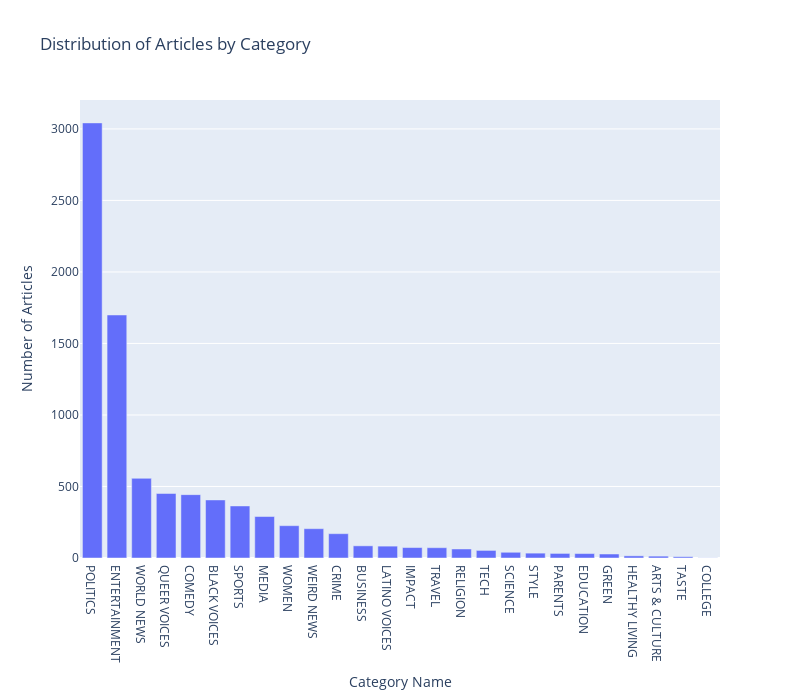

The notebook cell saved with this chart:
### Code cell
# Create a bar chart to visualize the distribution of articles by category using Plotly Express
# value_counts(): This method counts the occurrences of each unique value in the category column of the news_articles DataFrame. It then automatically sorts these counts in descending order
# reset_index(): This is used to convert the Series returned by value_counts() into a DataFrame, which is necessary for Plotly Express to plot the data correctly. 
fig = px.bar(news_articles['category'].value_counts().reset_index(), 
             x='index', 
             y='category', 
             labels={'index': 'Category Name', 'category': 'Number of Articles'},
             title='Distribution of Articles by Category')
fig.update_layout(width=800, height=700)
fig.show()

# # Create a bar chart to visualize the distribution of articles by category using Plotly Express
# # value_counts(): This method counts the occurrences of each unique value in the category column of the news_articles DataFrame. It then automatically sorts these counts in descending order
# # reset_index(): This is used to convert the Series returned by value_counts() into a DataFrame, which is necessary for Plotly Express to plot the data correctly. 
# fig = px.bar(news_articles['category'].value_counts().reset_index(), 
#              x='category', 
#              y='count', 
#              labels={'category': 'Category Name', 'count': 'Number of Articles'},
#              title='Distribution of Articles by Category')
# fig.update_layout(width=800, height=700)
# fig.show()

### Figure 1 — Plotly figure (JSON) as saved in the notebook; plotly's stock layout.template omitted (floating-point values rounded to 4 significant figures)
{"data": [{"alignmentgroup": "True", "hovertemplate": "Category Name=%{x}<br>Number of Articles=%{y}<extra></extra>", "legendgroup": "", "marker": {"color": "#636efa", "pattern": {"shape": ""}}, "name": "", "offsetgroup": "", "orientation": "v", "showlegend": false, "textposition": "auto", "type": "bar", "x": ["POLITICS", "ENTERTAINMENT", "WORLD NEWS", "QUEER VOICES", "COMEDY", "BLACK VOICES", "SPORTS", "MEDIA", "WOMEN", "WEIRD NEWS", "CRIME", "BUSINESS", "LATINO VOICES", "IMPACT", "TRAVEL", "RELIGION", "TECH", "SCIENCE", "STYLE", "PARENTS", "EDUCATION", "GREEN", "HEALTHY LIVING", "ARTS & CULTURE", "TASTE", "COLLEGE"], "xaxis": "x", "y": [3042, 1699, 557, 451, 443, 406, 364, 290, 226, 205, 170, 85, 83, 73, 72, 63, 53, 40, 34, 32, 31, 28, 15, 13, 9, 1], "yaxis": "y"}], "layout": {"barmode": "relative", "height": 700, "legend": {"tracegroupgap": 0}, "title": {"text": "Distribution of Articles by Category"}, "width": 800, "xaxis": {"anchor": "y", "autorange": true, "domain": [0, 1], "range": [-0.5, 25.5], "title": {"text": "Category Name"}, "type": "category"}, "yaxis": {"anchor": "x", "autorange": true, "domain": [0, 1], "range": [0, 3202.0], "title": {"text": "Number of Articles"}, "type": "linear"}}}
